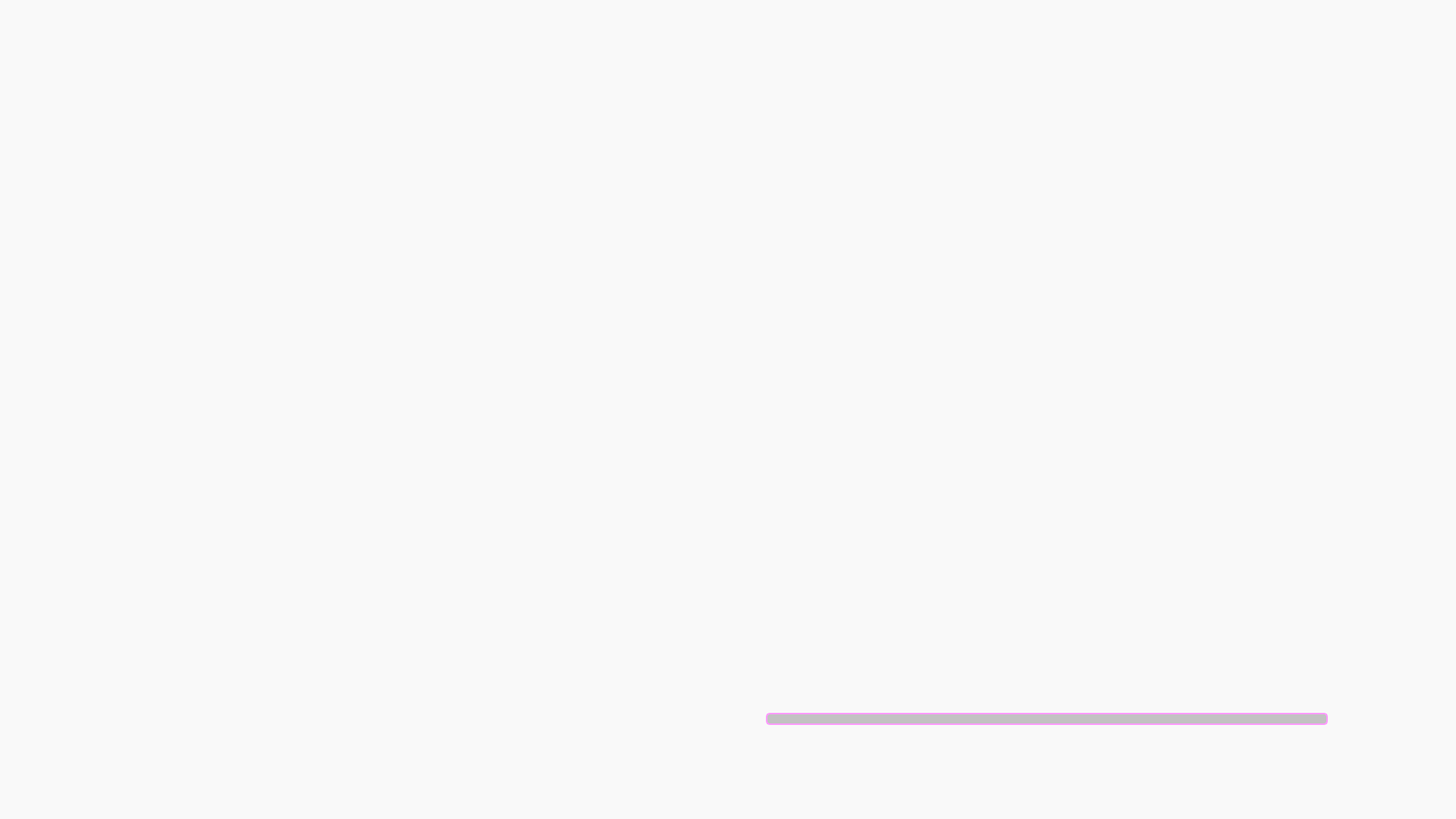
<?xml version="1.0" encoding="UTF-8"?>
<ui version="4.0">
 <class>MainWindow</class>
 <widget class="QMainWindow" name="MainWindow">
  <property name="windowModality">
   <enum>Qt::WindowModality::WindowModal</enum>
  </property>
  <property name="geometry">
   <rect>
    <x>0</x>
    <y>0</y>
    <width>1920</width>
    <height>1080</height>
   </rect>
  </property>
  <property name="sizePolicy">
   <sizepolicy hsizetype="Maximum" vsizetype="Maximum">
    <horstretch>0</horstretch>
    <verstretch>0</verstretch>
   </sizepolicy>
  </property>
  <property name="maximumSize">
   <size>
    <width>1920</width>
    <height>1080</height>
   </size>
  </property>
  <property name="font">
   <font>
    <family>Malgun Gothic</family>
    <pointsize>16</pointsize>
   </font>
  </property>
  <property name="focusPolicy">
   <enum>Qt::FocusPolicy::NoFocus</enum>
  </property>
  <property name="windowTitle">
   <string>Digital Olfaction Solution</string>
  </property>
  <property name="styleSheet">
   <string notr="true"/>
  </property>
  <property name="toolButtonStyle">
   <enum>Qt::ToolButtonStyle::ToolButtonIconOnly</enum>
  </property>
  <widget class="QWidget" name="centralwidget">
   <widget class="QLabel" name="label_background">
    <property name="geometry">
     <rect>
      <x>0</x>
      <y>0</y>
      <width>1920</width>
      <height>1080</height>
     </rect>
    </property>
    <property name="sizePolicy">
     <sizepolicy hsizetype="Expanding" vsizetype="Expanding">
      <horstretch>0</horstretch>
      <verstretch>0</verstretch>
     </sizepolicy>
    </property>
    <property name="maximumSize">
     <size>
      <width>1920</width>
      <height>1080</height>
     </size>
    </property>
    <property name="font">
     <font>
      <family>맑은 고딕</family>
      <pointsize>64</pointsize>
      <bold>true</bold>
     </font>
    </property>
    <property name="styleSheet">
     <string notr="true">QLabel{
	background-color : #F9F9F9
}</string>
    </property>
    <property name="text">
     <string/>
    </property>
    <property name="alignment">
     <set>Qt::AlignmentFlag::AlignCenter</set>
    </property>
   </widget>
   <widget class="QPushButton" name="pb_back">
    <property name="geometry">
     <rect>
      <x>64</x>
      <y>64</y>
      <width>74</width>
      <height>73</height>
     </rect>
    </property>
    <property name="sizePolicy">
     <sizepolicy hsizetype="Preferred" vsizetype="Preferred">
      <horstretch>0</horstretch>
      <verstretch>0</verstretch>
     </sizepolicy>
    </property>
    <property name="minimumSize">
     <size>
      <width>40</width>
      <height>40</height>
     </size>
    </property>
    <property name="maximumSize">
     <size>
      <width>16777215</width>
      <height>16777215</height>
     </size>
    </property>
    <property name="font">
     <font>
      <family>Malgun Gothic</family>
      <pointsize>12</pointsize>
     </font>
    </property>
    <property name="styleSheet">
     <string notr="true">QPushButton{
	background-image : url(./ui/images/common/back_Button.png);
	border : 0px;
}</string>
    </property>
    <property name="text">
     <string/>
    </property>
   </widget>
   <widget class="QPushButton" name="pb_test">
    <property name="geometry">
     <rect>
      <x>1250</x>
      <y>850</y>
      <width>261</width>
      <height>76</height>
     </rect>
    </property>
    <property name="styleSheet">
     <string notr="true">QPushButton{
	background-image : url(./ui/images/detail/Button.png);
	border : 0px;
}</string>
    </property>
    <property name="text">
     <string/>
    </property>
   </widget>
   <widget class="QProgressBar" name="pg_scent">
    <property name="geometry">
     <rect>
      <x>1010</x>
      <y>940</y>
      <width>741</width>
      <height>16</height>
     </rect>
    </property>
    <property name="font">
     <font>
      <family>Malgun Gothic</family>
      <pointsize>16</pointsize>
      <bold>true</bold>
     </font>
    </property>
    <property name="styleSheet">
     <string notr="true">QProgressBar {
border: 2px solid rgba(254, 154, 254, 1);
border-radius: 5px;
text-align: center;
background-color: rgba(194, 194, 194, 1);
color: black;
}
QProgressBar::chunk {
    background-color: #fe9afe;
}</string>
    </property>
    <property name="value">
     <number>0</number>
    </property>
    <property name="textVisible">
     <bool>false</bool>
    </property>
   </widget>
  </widget>
 </widget>
 <resources/>
 <connections/>
</ui>
